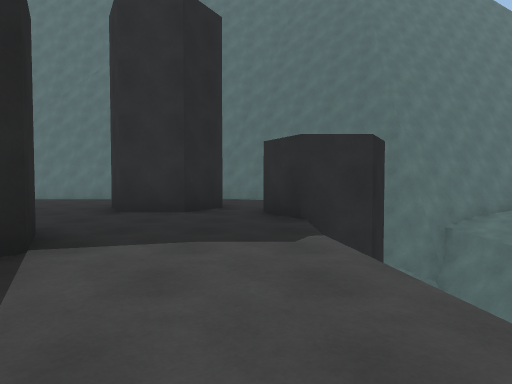
View 1 (above)

16 first-person views from a walk through a Unity game level. The camera is 1.2 m above the floor, tilts 2° down and sees 75° across. The floor is counted in squares, 2 m on a side. Each view is taken from the middle of a square. On the plan, view 1 faces up. The plan holds only what a view shows up to about 10 squares ahead; the rest is blank. The place goes on beyond the plan.

View 2
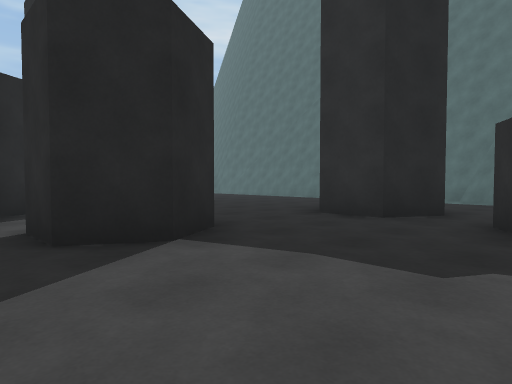

View 3
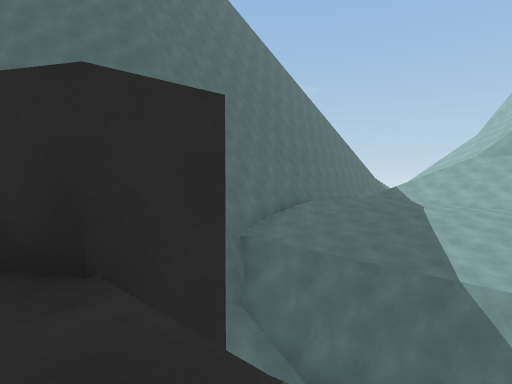

View 4
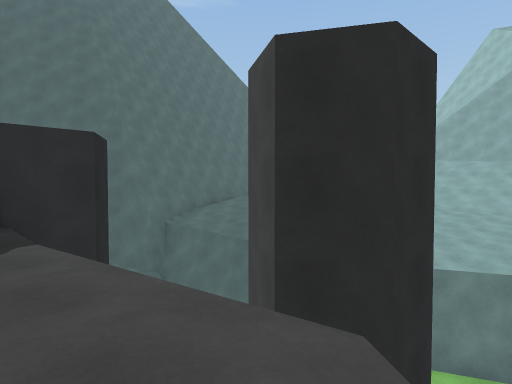

View 5
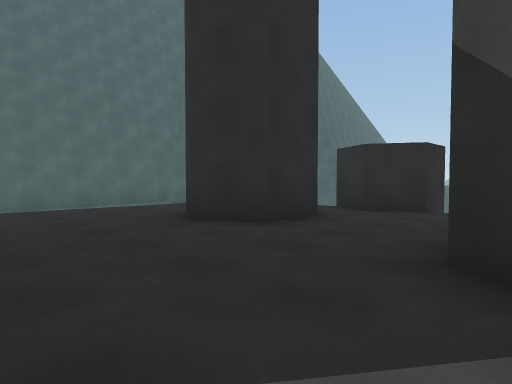

View 6
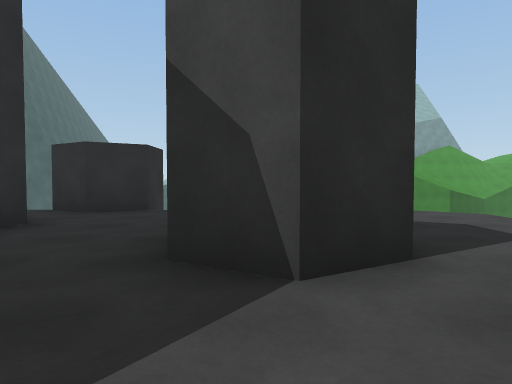

View 7
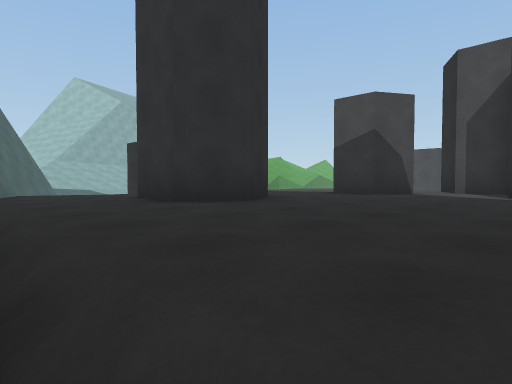

View 8
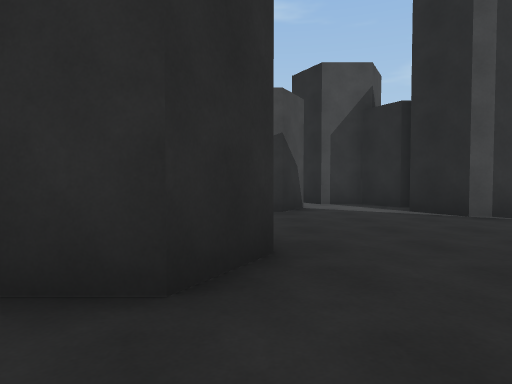

View 9
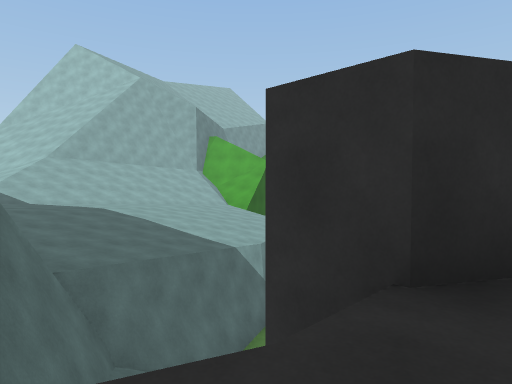

View 10
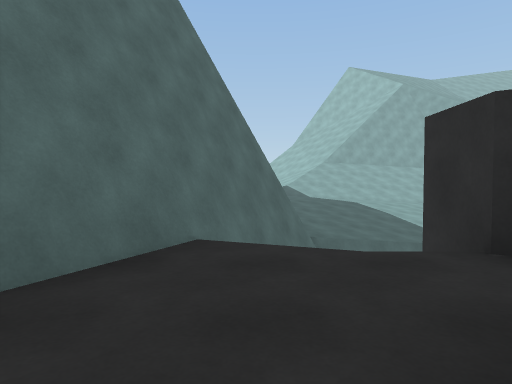

View 11
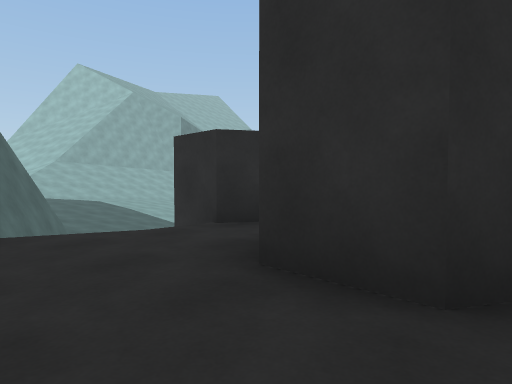

View 12
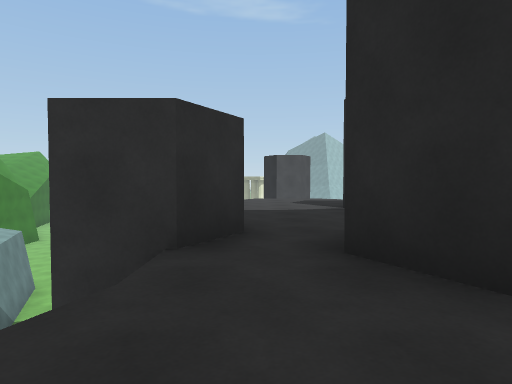

View 13
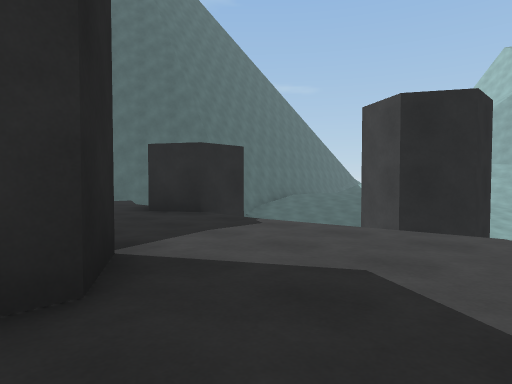

View 14
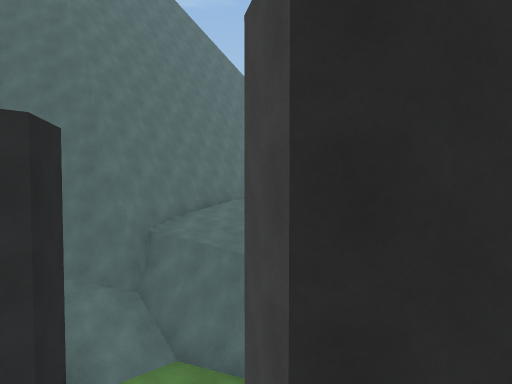

View 15
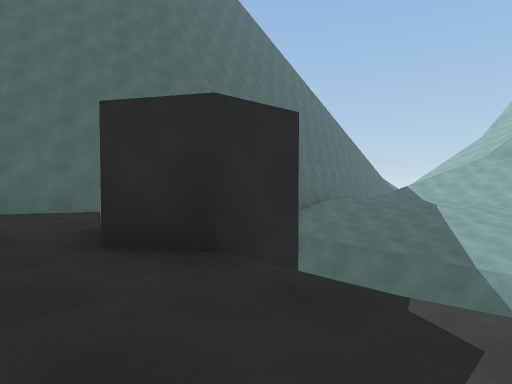

View 16
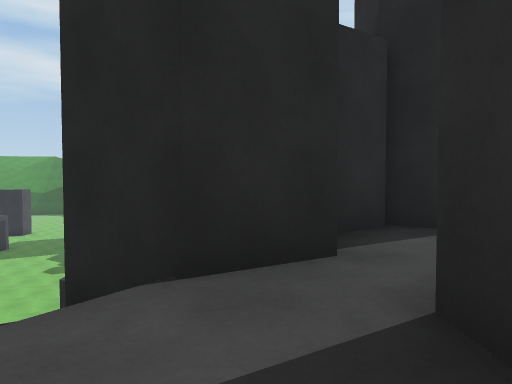

### Floor plan
Key: @ floor where view 1 was taken; # wall or solid block; . main floor; - floor 0.5 m lower than the main floor; _ floor 0.75 m lower than the main floor; < floor 1.25 m lower than the main floor; ( floor 1.5 m lower than the main floor; ! floor 4.75 m lower than the main floor; / step, stairs or slope; v drop or lower ground; T thing the floor can be seen under or through.
Columns run from 7 left of view 1 to 11 right of it. Each row starts with its distance up from view 1.
 11 ////#####
 10 ........####
  9 ........ #T#####
  8 .....##.  TT/_..../
  7  ...###.# /T/_-.../
  6  .......##!Tv_/-../
  5 ........#  !T</_--/
  4 ##......v  !T//_--/
  3 #..###..    !//__-/
  2 ##..#...   #!#(<__/
  1  ##...../   !#((<_/
  0   ##...@     !/
 -1       v

Positions as (right, up) in squares from view 1, and headings:
1: (0, 0), facing up
2: (1, 1), facing up-left
3: (0, 3), facing up-right
4: (0, 0), facing up-right
5: (-6, 3), facing up-right
6: (-6, 3), facing right
7: (-7, 11), facing down-right
8: (-3, 10), facing down
9: (0, 9), facing down-right
10: (-2, 9), facing right
11: (-3, 10), facing down-right
12: (0, 10), facing down
13: (-3, 0), facing up-right
14: (1, 1), facing up-right
15: (-1, 3), facing up-right
16: (-2, 1), facing left
